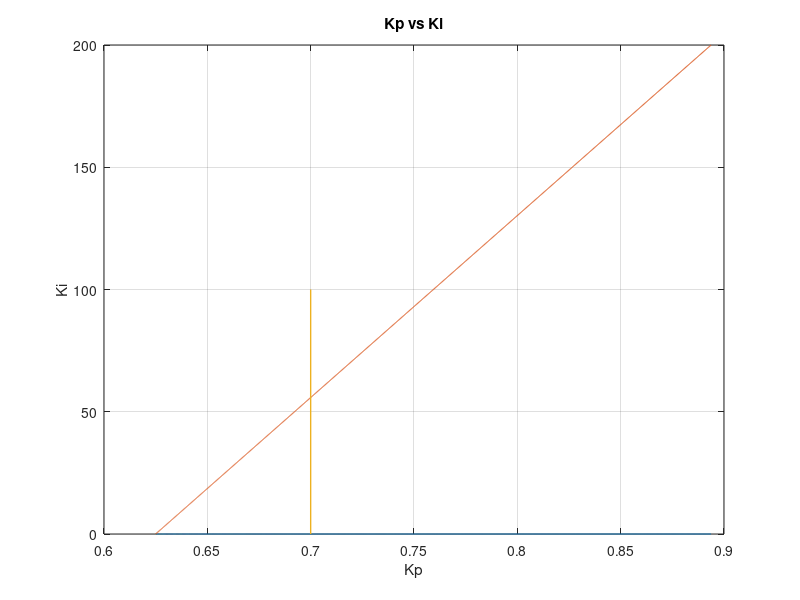
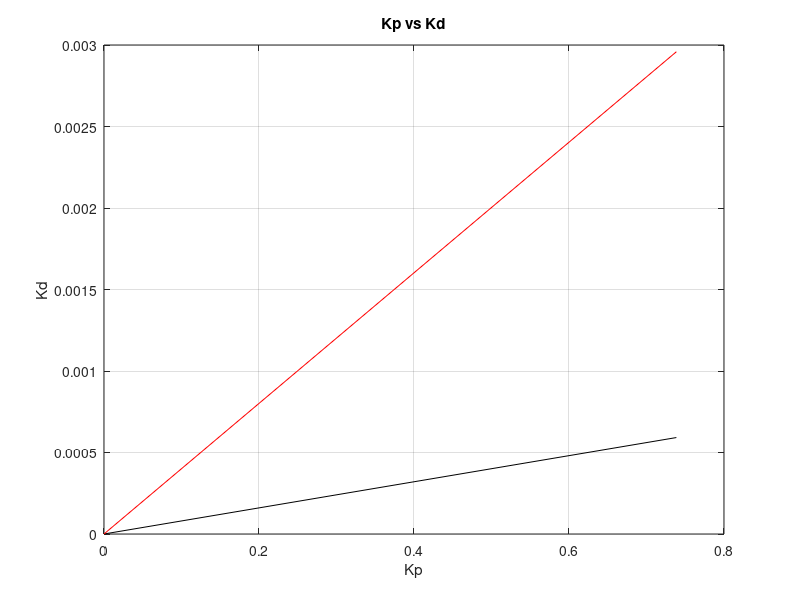
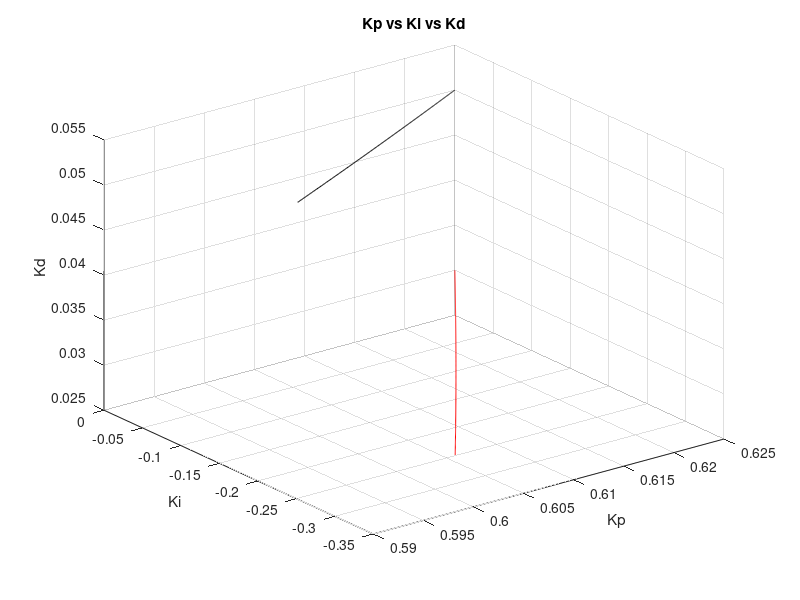
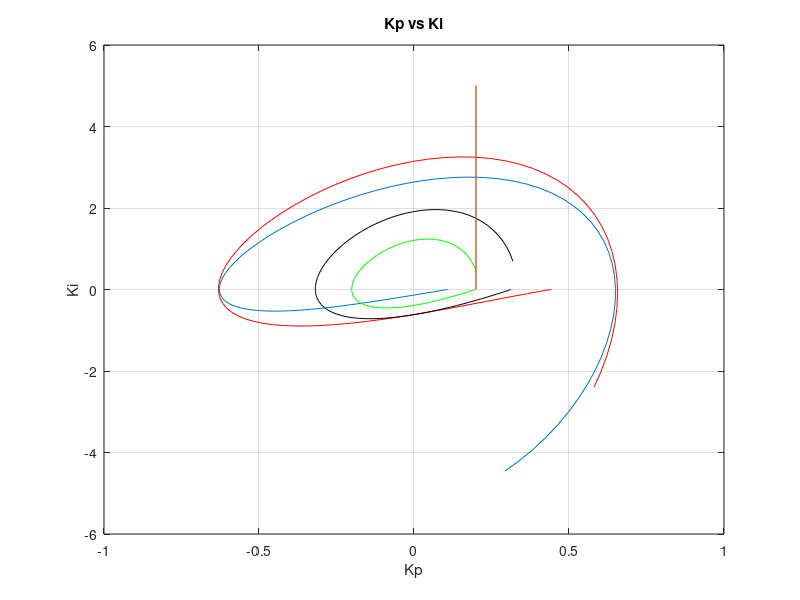

These figures' MATLAB source, in order:
%% Kp vs Ki
clc
close all;
num = [1488.4];
den = [1 0 -930.25];
ne = 1488.4;
w_values = 0:0.01:20;
de = zeros(1, length(0:0.01:w_values));
Kp = zeros(1, length(0:0.01:w_values));
Ki = zeros(1, length(0:0.01:w_values));
Kp1 = zeros(1, length(0:0.01:w_values));
Ki1 = zeros(1, length(0:0.01:w_values));
for i = 1:length(w_values)
    w = w_values(i);
    de(i)=-w^2-930.25;
Kp(i) = (ne * de(i) * cos(w*0)) / (-(ne^2));
Ki(i) = ((- w *(ne * de(i)) * sin(w*0)) - (0 * w^2 *ne^2)) / (-(ne^2));
end
for i = 1:length(w_values)
    w = w_values(i);
    de(i)=-w^2-930.25;
Kp1(i) = (ne * de(i) * cos(w*0)) / (-(ne^2));
Ki1(i) = ((- w *(ne * de(i)) * sin(w*0)) - (0.5 * w^2 *ne^2)) / (-(ne^2));
end
x=0.7;
y=0:100;
figure;
plot(Kp,Ki);
hold all
plot(Kp1,Ki1);
line([x x],[y(1) y(end)],'LineWidth',1)
xlabel('Kp');
ylabel('Ki');
title('Kp vs Ki');
grid on;

%% Kp vs Kd
clc
close all;
num = [1488.4];
den = [1 0 -930.25];
ne = 1488.4;
w_values = 13:13.9;
de = zeros(1, length(0:w_values));
Kp = zeros(1, length(0:w_values));
Kd = zeros(1, length(0:w_values));
Kp1 = zeros(1, length(0:w_values));
Kd1 = zeros(1, length(0:w_values));
for i = 1:length(w_values)
    w = w_values(i);
    de(i)=-w^2-930.25;
Kp(i) = (ne * de(i) * cos(w*0)) / (-(ne^2));
Kd(i) = ((- w *(ne * de(i)) * sin(w*0)) + (0.1*ne^2)) / (w^2*ne^2);
end
for i = 1:length(w_values)
    w = w_values(i);
    de(i)=-w^2-930.25;
Kp1(i) = (ne * de(i) * cos(w*0)) / (-(ne^2));
Kd1(i) = ((- w *(ne * de(i)) * sin(w*0)) + (0.5*ne^2)) / (w^2*ne^2);
end
figure;
plot(Kp,Kd,'black');
hold all
plot(Kp1,Kd1,'red');
xlabel('Kp');
ylabel('Kd');
title('Kp vs Kd');
grid on;

%% Ki vs Kd
clc
close all;
num = [1488.4];
den = [1 0 -930.25];
ne = 1488.4;
de = zeros(1, length(0:0.01:3.2));
Kd = zeros(1, length(0:0.01:3.2));
Ki = zeros(1, length(0:0.01:3.2));
Kp=0;
w_values = 0:0.01:3.2;
for i = 1:length(w_values)
    w = w_values(i);
    de(i)=-w^2-930.25;
Ki(i) = ((- w *(ne * de(i)) * sin(w*0.1)) - (Kd(i) * w^2 *ne^2)) / (-(ne^2));
Kd(i) = ((- w *(ne * de(i)) * sin(w*0.1)) + (Ki(i)*ne^2)) / (w^2*ne^2);
end
figure;
plot(Ki,Kd);
xlabel('Ki');
ylabel('Kd');
title('Ki vs Kd');
grid on;

%% 3d for first two graphs
clc
close all;
ne = 1488.4;
de = zeros(1, length(0:0.01:3.2));
Kp = zeros(1, length(0:0.01:3.2));
Ki = zeros(1, length(0:0.01:3.2));
Kd = zeros(1, length(0:0.01:3.2));
Kp1 = zeros(1, length(0:0.01:3.2));
Ki1 = zeros(1, length(0:0.01:3.2));
Kd1 = zeros(1, length(0:0.01:3.2));
w_values = 0:0.01:3.2;
for i = 1:length(w_values)
    w = w_values(i);
    de(i)=-w^2-930.25;
Kp(i) = (ne * de(i) * cos(w*0.1)) / (-(ne^2));
Ki(i) = ((- w *(ne * de(i)) * sin(w*0.1)) - (0.03 * w^2 *ne^2)) / (-(ne^2));
Kd(i) = ((- w *(ne * de(i)) * sin(w*0.1)) + (Ki(i)*ne^2)) / (w^2*ne^2);
end
for i = 1:length(w_values)
    w = w_values(i);
    de(i)=-w^2-930.25;
Kp1(i) = (ne * de(i) * cos(w*0.1)) / (-(ne^2));
Ki1(i) = ((- w *(ne * de(i)) * sin(w*0.1)) - (0.05 * w^2 *ne^2)) / (-(ne^2));
Kd1(i) = ((- w *(ne * de(i)) * sin(w*0.1)) + (Ki1(i)*ne^2)) / (w^2*ne^2);
end
plot3(Kp,Ki,Kd,'red');
hold on
plot3(Kp1,Ki1,Kd1,'black');
xlabel('Kp');
ylabel('Ki');
zlabel('Kd')
title('Kp vs Ki vs Kd');
grid on;

%% phase gain for a=1 and phi=45 Kp vs Ki
clc
close all;
num = [1488.4];
den = [1 0 -930.25];
ne = 1488.4;
w_values = 0:0.1:7.5;
de = zeros(1, length(0:0.01:w_values));
Kp = zeros(1, length(0:0.01:w_values));
Kp1 = zeros(1, length(0:0.01:w_values));
Ki = zeros(1, length(0:0.01:w_values));
Ki1 = zeros(1, length(0:0.01:w_values));
Kp2 = zeros(1, length(0:0.01:w_values));
Kp3 = zeros(1, length(0:0.01:w_values));
Ki2 = zeros(1, length(0:0.01:w_values));
Ki3 = zeros(1, length(0:0.01:w_values));
A = 10^(6/20);
A1 = 10^(10/20);
p=45*pi/180;
p1=80*pi/180;
for i = 1:length(w_values)
    w = w_values(i);
    de(i)=-w^2-930.25;
    h=w*0.8+p;
Kp(i) = (ne * de(i) * cos(h)) / (-(ne^2));
Ki(i) = ((- w *(ne * de(i)) * sin(h)) - (0 * w^2 *ne^2)) / (-(ne^2));
end
for i = 1:length(w_values)
    w = w_values(i);
    de(i)=-w^2-930.25;
    h=w*0.8;
Kp1(i) = (ne * de(i) * cos(h)) / (-A*(ne^2));
Ki1(i) = ((- w *(ne * de(i)) * sin(h)) - (0 * w^2 *ne^2)) / (-A*(ne^2));
end
for i = 1:length(w_values)
    w = w_values(i);
    de(i)=-w^2-930.25;
    h=w*0.8+p1;
  Kp2(i) = (ne * de(i) * cos(h)) / (-(ne^2));
Ki2(i) = ((- w *(ne * de(i)) * sin(h)) - (0 * w^2 *ne^2)) / (-(ne^2));
end
for i = 1:length(w_values)
    w = w_values(i);
    de(i)=-w^2-930.25;
    h=w*0.8;
Kp3(i) = (ne * de(i) * cos(h)) / (-A1*(ne^2));
Ki3(i) = ((- w *(ne * de(i)) * sin(h)) - (0 * w^2 *ne^2)) / (-A1*(ne^2));
end
figure;
x=0.2;
y=0:5;
x1=0:10;
y1=0;
plot(Kp,Ki,'red');
hold all
plot(Kp1,Ki1,'black')
plot(Kp2,Ki2)
plot(Kp3,Ki3,'green')
line([x x],[y(1) y(end)],'LineWidth',1)
%line([x1(1) x1(end)],[y1 y1],'LineWidth',1)
xlabel('Kp');
ylabel('Ki');
title('Kp vs Ki');
grid on;

%% Kp vs Kd for phase gain
clc
close all;
num = [1488.4];
den = [1 0 -930.25];
ne = 1488.4;
w_values = 0:7.5;
de = zeros(1, length(0:0.01:w_values));
Kp = zeros(1, length(0:0.01:w_values));
Kp1 = zeros(1, length(0:0.01:w_values));
Kd = zeros(1, length(0:0.01:w_values));
Kd1 = zeros(1, length(0:0.01:w_values));
Kp2 = zeros(1, length(0:0.01:w_values));
Kp3 = zeros(1, length(0:0.01:w_values));
Kd2 = zeros(1, length(0:0.01:w_values));
Kd3 = zeros(1, length(0:0.01:w_values));
A = 10^(6/20);
A1 = 10^(10/20);
p=45*pi/180;
p1=80*pi/180;
for i = 1:length(w_values)
    w = w_values(i);
    h=w*0.8+p;
    de(i)=-w^2-930.25;
Kp(i) = (ne * de(i) * cos(h)) / (-(ne^2));
Kd(i) = ((- w *(ne * de(i)) * sin(h)) + (1*ne^2)) / (w^2*ne^2);
end
for i = 1:length(w_values)
    w = w_values(i);
   h=w*0.8;
    de(i)=-w^2-930.25;
Kp1(i) = (ne * de(i) * cos(h)) / (-A*(ne^2));
Kd1(i) = ((- w *(ne * de(i)) * sin(h)) + (1*ne^2)) / (A*w^2*ne^2);
end
for i = 1:length(w_values)
    w = w_values(i);
    de(i)=-w^2-930.25;
    h=w*0.8+p1;
  Kp2(i) = (ne * de(i) * cos(h)) / (-(ne^2));
Kd2(i) = ((- w *(ne * de(i)) * sin(h)) + (1 *ne^2)) / (-(ne^2));
end
for i = 1:length(w_values)
    w = w_values(i);
    de(i)=-w^2-930.25;
    h=w*0.8;
  Kp3(i) = (ne * de(i) * cos(h)) / (-A1*(ne^2));
Kd3(i) = ((- w *(ne * de(i)) * sin(h)) + (1 *ne^2)) / (-A1*(ne^2));
end
figure;
x=0.2;
y=-0.6:2.5;
plot(Kp,Kd,'black');
hold all
plot(Kp1,Kd1,'red')
plot(Kp2,Kd2,'green')
plot(Kp3,Kd3)
line([x x],[y(1) y(end)],'LineWidth',1)
xlabel('Kp');
ylabel('Kd');
title('Kp vs Kd');
grid on;